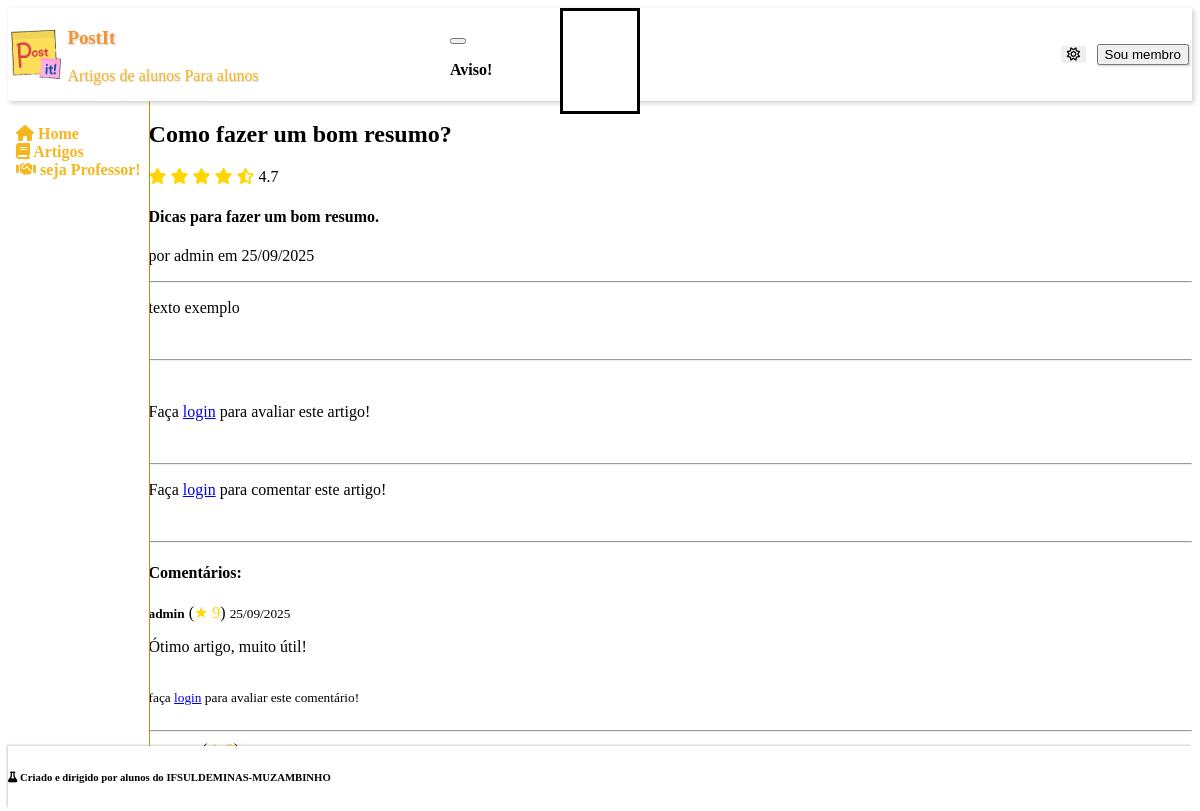
The page /PAGES/ARTICLE/read.php?id=1 on the database its author committed.
### tables this page shows
CREATE TABLE articles (
    id INT AUTO_INCREMENT PRIMARY KEY,
    title VARCHAR(255) NOT NULL,
    descr TEXT NOT NULL,
    content TEXT NOT NULL,
    author_id INT NOT NULL,
    creation TIMESTAMP DEFAULT CURRENT_TIMESTAMP,
    views INT DEFAULT 0,

    is_active boolean not null DEFAULT 1,

    FOREIGN KEY (author_id) REFERENCES users(id)
);

CREATE TABLE users (
    id INT AUTO_INCREMENT PRIMARY KEY,
    username VARCHAR(100) NOT NULL,
    pwd TEXT NOT NULL,
    position ENUM('user', 'professor', 'administrador') NOT NULL,
    creation TIMESTAMP DEFAULT CURRENT_TIMESTAMP,
    is_active boolean not null DEFAULT 1
);

CREATE TABLE comments (
    id INT AUTO_INCREMENT PRIMARY KEY,
    content TEXT NOT NULL,
    author_id INT NOT NULL,
    article_id INT NOT NULL,
    rating INT DEFAULT 0,
    creation TIMESTAMP DEFAULT CURRENT_TIMESTAMP,
    is_active boolean not null DEFAULT 1,

    FOREIGN KEY (author_id) REFERENCES users(id),
    FOREIGN KEY (article_id) REFERENCES articles(id)
);

### PHP/pull_content.php (called while the page is built, shortened)
<?php
if (isset($_GET['id']) && is_numeric($_GET['id'])) {
    require_once $pathToRoot.'PHP/db.php';
    $stmt = $pdo->prepare("
        SELECT articles.id, articles.title, articles.content, articles.creation, users.username AS author, articles.descr,
        AVG(ratings_article.rating) AS avg_rating
        FROM articles
        LEFT JOIN ratings_article ON articles.id = ratings_article.article_id
        JOIN users ON articles.author_id = users.id
        WHERE articles.id = ?
        GROUP BY articles.id, articles.title, articles.content, articles.creation, users.username
    ");
    $stmt->execute([$_GET['id']]);
    $GET = $stmt->fetch(PDO::FETCH_ASSOC);
} else {
    header("Location: ".$pathToRoot."PAGES/home.php?r=ID inválido.");
    exit();
}

### ASSETS/parsedown-master/Parsedown.php (called while the page is built, shortened)
<?php
class Parsedown
{
    function text($text)
    {
        $Elements = $this->textElements($text);
        $markup = $this->elements($Elements);
        $markup = trim($markup, "\n");
        return $markup;
    }
    protected function textElements($text)
    {
        $text = str_replace(array("\r\n", "\r"), "\n", $text);
        $text = trim($text, "\n");
        $lines = explode("\n", $text);
        return $this->linesElements($lines);
    }
    protected $breaksEnabled;
    protected $safeMode;
    protected $unmarkedBlockTypes = array(
        'Code',
    );
    protected function linesElements(array $lines)
    {
        $Elements = array();
        $CurrentBlock = null;
        foreach ($lines as $line)
        {
            $indent = strspn($line, ' ');
            $text = $indent > 0 ? substr($line, $indent) : $line;
            $Line = array('body' => $line, 'indent' => $indent, 'text' => $text);
            $marker = $text[0];
            $blockTypes = $this->unmarkedBlockTypes;
            foreach ($blockTypes as $blockType)
            {
                $Block = $this->{"block$blockType"}($Line, $CurrentBlock);
            }
            if (isset($Block))
            {
                $CurrentBlock = $Block;
            }
            else
            {
                $CurrentBlock = $this->paragraph($Line);
                $CurrentBlock['identified'] = true;
            }
        }
        if (isset($CurrentBlock))
        {
            $Elements[] = $this->extractElement($CurrentBlock);
        }
        return $Elements;
    }
    protected function extractElement(array $Component)
    {
        return $Component['element'];
    }
    protected function paragraph($Line)
    {
        return array(
            'type' => 'Paragraph',
            'element' => array(
                'name' => 'p',
                'handler' => array(
                    'function' => 'lineElements',
                    'argument' => $Line['text'],
                    'destination' => 'elements',
                ),
            ),
        );
    }
    protected function lineElements($text, $nonNestables = array())
    {
        $text = str_replace(array("\r\n", "\r"), "\n", $text);
        $Elements = array();
        $InlineText = $this->inlineText($text);
        $Elements[] = $InlineText['element'];
        foreach ($Elements as &$Element)
        {
            if ( ! isset($Element['autobreak']))
            {
                $Element['autobreak'] = false;
            }
        }
        return $Elements;
    }
    protected function inlineText($text)
    {
        $Inline = array(
            'extent' => strlen($text),
            'element' => array(),
        );
        $Inline['element']['elements'] = self::pregReplaceElements(
            $this->breaksEnabled ? '/[ ]*+\n/' : '/(?:[ ]*+\\\\|[ ]{2,}+)\n/',
            array(
                array('name' => 'br'),
                array('text' => "\n"),
            ),
            $text
        );
        return $Inline;
    }
    protected function handle(array $Element)
    {
        if (isset($Element['handler']))
        {
            if (!isset($Element['nonNestables']))
            {
                $Element['nonNestables'] = array();
            }
            if (is_string($Element['handler']))
            {
                $function = $Element['handler'];
                $argument = $Element['text'];
                unset($Element['text']);
                $destination = 'rawHtml';
            }
            else
            {
                $function = $Element['handler']['function'];
                $argument = $Element['handler']['argument'];
                $destination = $Element['handler']['destination'];
            }
            $Element[$destination] = $this->{$function}($argument, $Element['nonNestables']);
            unset($Element['handler']);
        }
        return $Element;
    }
    protected function element(array $Element)
    {
        $Element = $this->handle($Element);
        $hasName = isset($Element['name']);
        $markup = '';
        if ($hasName)
        {
            $markup .= '<' . $Element['name'];
        }
        $permitRawHtml = false;
        if (isset($Element['text']))
        {
            $text = $Element['text'];
        }
        elseif (isset($Element['rawHtml']))
        {
            $text = $Element['rawHtml'];
            $allowRawHtmlInSafeMode = isset($Element['allowRawHtmlInSafeMode']) && $Element['allowRawHtmlInSafeMode'];
            $permitRawHtml = !$this->safeMode || $allowRawHtmlInSafeMode;
        }
        $hasContent = isset($text) || isset($Element['element']) || isset($Element['elements']);
        if ($hasContent)
        {
            $markup .= $hasName ? '>' : '';
            if (isset($Element['elements']))
            {
                $markup .= $this->elements($Element['elements']);
            }
            elseif (isset($Element['element']))
            {
                $markup .= $this->element($Element['element']);
            }
            else
            {
                if (!$permitRawHtml)
                {
                    $markup .= self::escape($text, true);
                }
                else
                {
                    $markup .= $text;
                }
            }
            $markup .= $hasName ? '</' . $Element['name'] . '>' : '';
        }
        elseif ($hasName)
        {
            $markup .= ' />';
        }
        return $markup;
    }
    protected function elements(array $Elements)
    {
        $markup = '';
        $autoBreak = true;
        foreach ($Elements as $Element)
        {
            $autoBreakNext = (isset($Element['autobreak'])
                ? $Element['autobreak'] : isset($Element['name'])
            );
            $autoBreak = !$autoBreak ? $autoBreak : $autoBreakNext;
            $markup .= ($autoBreak ? "\n" : '') . $this->element($Element);
            $autoBreak = $autoBreakNext;
        }
        $markup .= $autoBreak ? "\n" : '';
        return $markup;
    }
    protected static function pregReplaceElements($regexp, $Elements, $text)
    {
        $newElements = array();
        $newElements[] = array('text' => $text);
        return $newElements;
    }
    protected static function escape($text, $allowQuotes = false)
    {
        return htmlspecialchars($text, $allowQuotes ? ENT_NOQUOTES : ENT_QUOTES, 'UTF-8');
    }
}

### PHP/pull_coments.php (the view, shortened to what this page needs)
<?php
if (isset($_GET['id'])) {
    $article_id = $_GET['id'];
    $stmt = $pdo->query("
        SELECT comments.id, comments.content, comments.creation, comments.rating, users.username AS author
        FROM comments
        LEFT JOIN users ON comments.author_id = users.id
        WHERE comments.article_id = $article_id
        ORDER BY comments.creation DESC
    ");
    $comments = $stmt->fetchAll(PDO::FETCH_ASSOC);
} else {
    $comments = [];
}
function listComments($commentsArray, $logged = false) {
    if (count($commentsArray)== 0){
        echo "<p>não ha comentarios</p>";
    }
    else{
        $depth = array_search('PI', array_reverse(explode(DIRECTORY_SEPARATOR, __DIR__)));
        $pathToRoot = ($depth !== false) ? str_repeat("../", $depth) : "";
        foreach($commentsArray as $comment):?>
            <div class="container-fluid comment">
                <h5 style='display:inline;'><?= $comment['author'] ?></h5> (<span style="color: gold;">★ <?= $comment['rating'] ?></span>)  <small><?= date('d/m/Y', strtotime($comment['creation'])) ?></small>
                <p><?= $comment['content'] ?></p>
                <div class="star-rating">
                <?php if(!$logged): ?>
                    <p><small>faça <a href="<?= $pathToRoot ?>../verify.php">login</a> para avaliar este comentário!</small></p>
                <?php endif; ?>
            </div>
            </div>
            <hr>
        <?php endforeach;
    }
}

### PAGES/ARTICLE/read.php (shortened to what this page needs)
<?php
    $depth = array_search('PI', array_reverse(explode(DIRECTORY_SEPARATOR, __DIR__)));
    $pathToRoot = ($depth !== false) ? str_repeat("../", $depth) : "";
    require_once $pathToRoot."ASSETS/TEMPLATES/header.php";
    require_once $pathToRoot."ASSETS/TEMPLATES/aside.php";
    require_once $pathToRoot."PHP/pull_content.php";
    echo "<link rel='stylesheet' href='".$pathToRoot."CSS/star_rating.css'>";
?>
            <div class="container-fluid">
                <hgroup>
                    <h1><?= $GET['title'] ?></h1>
                    <?php for($i=0; $i < floor($GET['avg_rating']); $i++): ?>
                    <i class="fa-solid fa-star" style="color: #FFD700;"></i>
                    <?php endfor; ?>
                    <?php if ($GET['avg_rating'] - floor($GET['avg_rating']) >= 0): ?>
                        <i class="fa-solid fa-star-half-stroke" style="color: #FFD700;"></i>
                    <?php endif; ?>
                    <?= round($GET['avg_rating'], 1) ?>
                    <h4><?= $GET['descr'] ?></h4>
                    <p>por <?= $GET['author'] ?> em <?= date('d/m/Y', strtotime($GET['creation'])) ?></p>
                </hgroup>
                <hr>
                <section class="content container-fluid">
                    <div class="container-fluid">
                        <hgroup>
                            <?php
                                require '../../ASSETS/parsedown-master/Parsedown.php';
                                $Parsedown = new Parsedown();
                                $html = $Parsedown->text($GET['content']);
                                echo $html;
                            ?>
                        </hgroup>
                    </div>
                </section>
                <br>
                <hr>
                <br>
                <?php if ($logged) :?>
                    <h4>Deixe sua avaliação!</h4>
                    <form action="<?= $pathToRoot ?>PHP/rate_article.php" method="POST" class="container-fluid">
                        <div class="input-button-group">
                            <input type="hidden" name="article_id" value="<?= $_GET['id'] ?>">
                            <div class="container-fluid star-rating">
                                    <?php for ($i=5; $i >= 1; $i--): ?>
                                        <input class="radio-input" type="radio" id="star<?=$i;?>" name="star-input" value="<?=$i;?>" />
                                        <label class="radio-label" class for="star<?=$i;?>" title="<?=$i;?> stars"><?=$i;?> stars</label>
                                    <?php endfor; ?>
                            </div>
                            <button type="submit" class="primary"><i class="fa-solid fa-star"></i></button>
                        </div>
                    </form>
                <?php else: ?>
                    <p>Faça <a href="<?= $pathToRoot ?>verify.php">login</a> para avaliar este artigo!</p>
                <?php endif; ?>
                <br>
                <hr>
                <?php if ($logged) :?>
                    <h4>Deixe seu comentário!</h4>
                    <form action="<?= $pathToRoot ?>PHP/comment_article.php" method="POST" class="container-fluid">
                        <div class="input-button-group">
                            <input type="hidden" name="article_id" value="<?= $_GET['id'] ?>">
                            <input type="text" name="comment" id="comment" placeholder="Escreva seu comentário..." required>
                            <button type="submit" class="primary"><i class="fa-solid fa-comment"></i></button>
                        </div>
                    </form>
                <?php else: ?>
                    <p>Faça <a href="<?= $pathToRoot ?>verify.php">login</a> para comentar este artigo!</p>
                <?php endif; ?>
                <br>
                <hr>
                <h4>Comentários:</h4>
                <?php
                    require_once $pathToRoot."PHP/pull_coments.php";
                    listComments($comments, $logged);
                ?>
            </div>
        </section>
    </main>
<?php
    require_once $pathToRoot."ASSETS/TEMPLATES/modal.php";
    require_once $pathToRoot."ASSETS/TEMPLATES/footer.php";
?>

### CSS/mainpage.css (style rules this page uses)
:root { --pico-border-radius: 0.75rem; --pico-typography-spacing-vertical: 0.5rem; --pico-form-element-spacing-vertical: 0.5rem; --pico-form-element-spacing-horizontal: 0.7rem; --pico-block-spacing-vertical: 0.5rem; --color-brown-brighterer: #a05b1b; --color-brown-brighter: #884a10; --color-brown: #743C08; --color-brown-darker: #5e2d00; --color-brown-darkerer: #522700; --color-pumpkin-brighterer: #f7922d; --color-pumpkin-brighter: #eb831b; --color-pumpkin: #DF760B; --color-pumpkin-darker: #cc6600; --color-pumpkin-darkerer: #b65b00; --color-orange-brighterer: #ffcb51; --color-orange-brighter: #fdc43e; --color-orange: #F6B61E; --color-orange-darker: #da9e12; --color-orange-darkerer: #c58c06; --color-beige-brighterer: #fff9e6; --color-beige-brighter: #fff2cc; --color-beige: #FFEBAF; --color-beige-darker: #f3db94; --color-beige-darkerer: #e0c77c; --color-blue-brighterer: #51d0ff; --color-blue-brighter: #3ecaff; --color-blue: #1EB8F6; --color-blue-darker: #129ed9; --color-blue-darkerer: #068cc5; --color-shadow: rgba(0, 0, 0, 0.2); }
[data-theme=light], :root:not([data-theme=dark]) { --pico-text-selection-color: var(--color-brown-brighter); --pico-primary: var(--color-orange); --pico-primary-background: var(--color-orange-darker); --pico-primary-underline: var(--color-orange); --pico-primary-hover: var(--color-orange-darker); --pico-primary-hover-background: var(--color-orange-darkerer); --pico-primary-focus: var(--color-brown-brighterer); --pico-primary-inverse: #fff; }
html,html>body { height: 100%; }
html>body { display: flex; flex-direction: column; }

### CSS/star_rating.css (style rules this page uses)
.star-rating { height: min-content; display: inline-flex; flex-direction: row-reverse; justify-content: flex-end; }

### rows shown on the page
articles: title "Como fazer um bom resumo?", descr "Dicas para fazer um bom resumo.", author.username "admin", creation "25/09/2025", content "texto exemplo"
comments: author.username "admin", rating "9", creation "25/09/2025", content "Ótimo artigo, muito útil!"

### other values the page prints
$GET['avg_rating'] "4.7"
